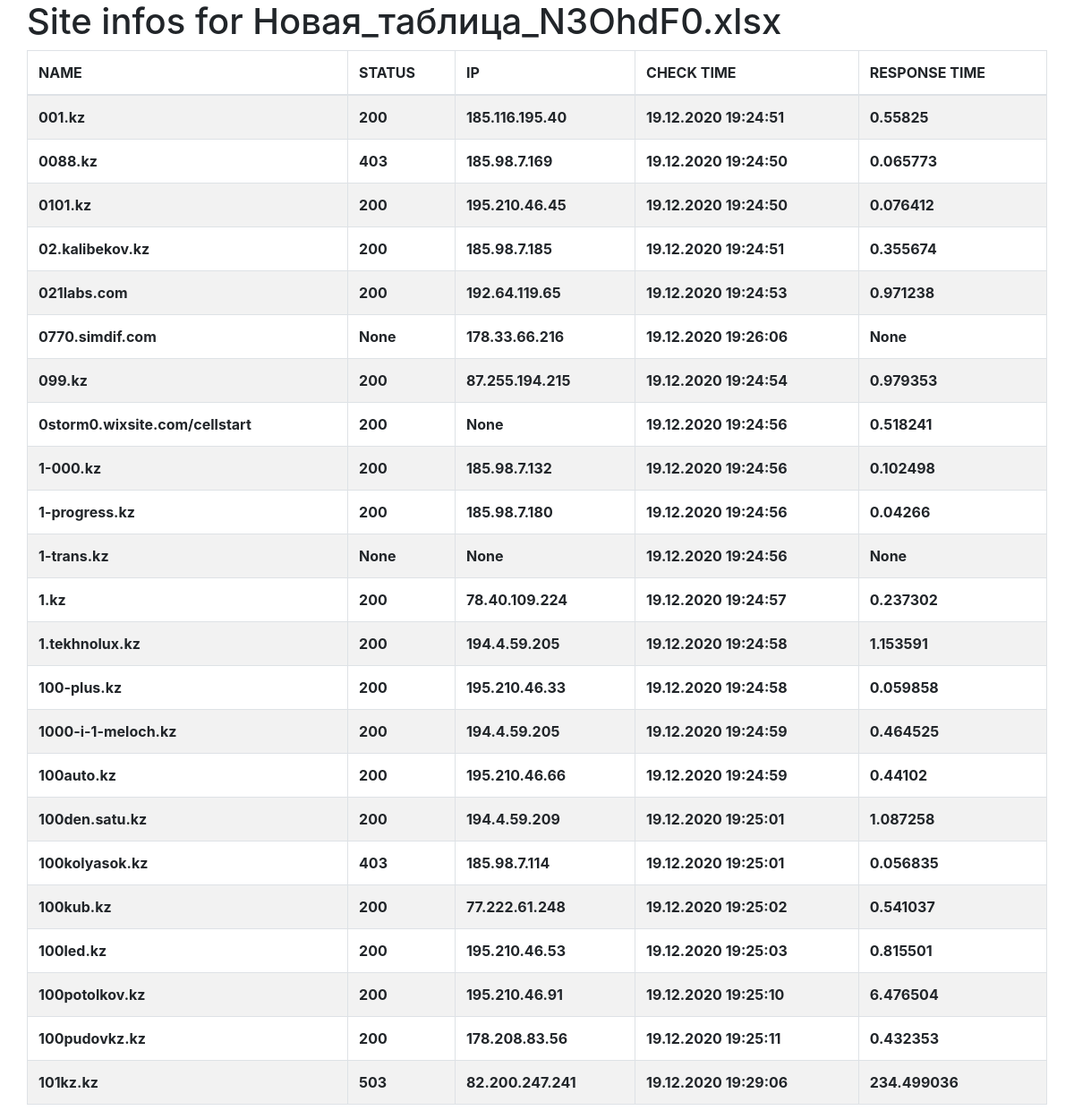
Page /session/45/ on the committed database.
### users/models.py (models this page shows, shortened)
class SiteInfo(models.Model):
    session = models.ForeignKey(
        Session, on_delete=models.CASCADE, related_name='sites')
    name = models.CharField(max_length=128, null=True, blank=True)
    status = models.CharField(max_length=3, null=True, blank=True)
    check_time = models.DateTimeField(null=True, blank=True)
    ip = models.CharField(max_length=32, null=True, blank=True)
    is_checked = models.BooleanField(default=False)
    responce_time = models.CharField(max_length=128, null=True, blank=True)

### users/views.py (the view)
# urls.py: path('session/<int:pk>/', session,  name='session'),
def session(request, pk=None):
    session_name = Session.objects.get(pk=pk).filename()
    site_infos = SiteInfo.objects.filter(session__pk=pk)
    return render(request, 'session.html', {
        'site_infos': site_infos,
        'session_name': session_name
    })

### users/models.py (called while the page is built)
    def filename(self):
        return os.path.basename(self.sites_file.name)

### templates/session.html (shortened to what this page needs)
{% extends 'base.html' %}
{% load crispy_forms_tags %}
{% load static %}
{% block content %}
<div class="row">
    <h1>Site infos for {{session_name}}</h1>
    <table cellspacing=0 class="table table-bordered table-hover table-inverse table-striped" id='example' width=100%>
        <thead>
            <tr>
                <th>NAME</th>
                <th>STATUS</th>
                <th>IP</th>
                <th>CHECK TIME</th>
                <th>RESPONSE TIME</th>
            </tr>
        </thead>
        <tfoot>
            <tbody>
                {% for site_info in site_infos %}
                <tr>
                    <th>{{ site_info.name }}</th>
                    <th>{{ site_info.status }}</th>
                    <th>{{ site_info.ip }}</th>
                    <th>{{ site_info.check_time|date:'d.m.Y H:i:s' }}</th>
                    <th>{{ site_info.responce_time }}</th>
                </tr>
                {% endfor %}
            </tbody>
        </tfoot>
    </table>
</div>
{% endblock %}

### rows in the picture
SiteInfo: name "001.kz", status "200", ip "185.116.195.40", check_time "19.12.2020 19:24:51", responce_time "0.55825"
SiteInfo: name "0088.kz", status "403", ip "185.98.7.169", check_time "19.12.2020 19:24:50", responce_time "0.065773"
SiteInfo: name "0101.kz", status "200", ip "195.210.46.45", check_time "19.12.2020 19:24:50", responce_time "0.076412"
SiteInfo: name "02.kalibekov.kz", status "200", ip "185.98.7.185", check_time "19.12.2020 19:24:51", responce_time "0.355674"
SiteInfo: name "021labs.com", status "200", ip "192.64.119.65", check_time "19.12.2020 19:24:53", responce_time "0.971238"
SiteInfo: name "0770.simdif.com", status "None", ip "178.33.66.216", check_time "19.12.2020 19:26:06", responce_time "None"
SiteInfo: name "099.kz", status "200", ip "87.255.194.215", check_time "19.12.2020 19:24:54", responce_time "0.979353"
SiteInfo: name "0storm0.wixsite.com/cellstart", status "200", ip "None", check_time "19.12.2020 19:24:56", responce_time "0.518241"
SiteInfo: name "1-000.kz", status "200", ip "185.98.7.132", check_time "19.12.2020 19:24:56", responce_time "0.102498"
SiteInfo: name "1-progress.kz", status "200", ip "185.98.7.180", check_time "19.12.2020 19:24:56", responce_time "0.04266"
SiteInfo: name "1-trans.kz", status "None", ip "None", check_time "19.12.2020 19:24:56", responce_time "None"
SiteInfo: name "1.kz", status "200", ip "78.40.109.224", check_time "19.12.2020 19:24:57", responce_time "0.237302"
SiteInfo: name "1.tekhnolux.kz", status "200", ip "194.4.59.205", check_time "19.12.2020 19:24:58", responce_time "1.153591"
SiteInfo: name "100-plus.kz", status "200", ip "195.210.46.33", check_time "19.12.2020 19:24:58", responce_time "0.059858"
SiteInfo: name "1000-i-1-meloch.kz", status "200", ip "194.4.59.205", check_time "19.12.2020 19:24:59", responce_time "0.464525"
SiteInfo: name "100auto.kz", status "200", ip "195.210.46.66", check_time "19.12.2020 19:24:59", responce_time "0.44102"
SiteInfo: name "100den.satu.kz", status "200", ip "194.4.59.209", check_time "19.12.2020 19:25:01", responce_time "1.087258"
SiteInfo: name "100kolyasok.kz", status "403", ip "185.98.7.114", check_time "19.12.2020 19:25:01", responce_time "0.056835"
SiteInfo: name "100kub.kz", status "200", ip "77.222.61.248", check_time "19.12.2020 19:25:02", responce_time "0.541037"
SiteInfo: name "100led.kz", status "200", ip "195.210.46.53", check_time "19.12.2020 19:25:03", responce_time "0.815501"
SiteInfo: name "100potolkov.kz", status "200", ip "195.210.46.91", check_time "19.12.2020 19:25:10", responce_time "6.476504"
SiteInfo: name "100pudovkz.kz", status "200", ip "178.208.83.56", check_time "19.12.2020 19:25:11", responce_time "0.432353"
SiteInfo: name "101kz.kz", status "503", ip "82.200.247.241", check_time "19.12.2020 19:29:06", responce_time "234.499036"

### other values in the picture
{{ session_name }} "Новая_таблица_N3OhdF0.xlsx"
